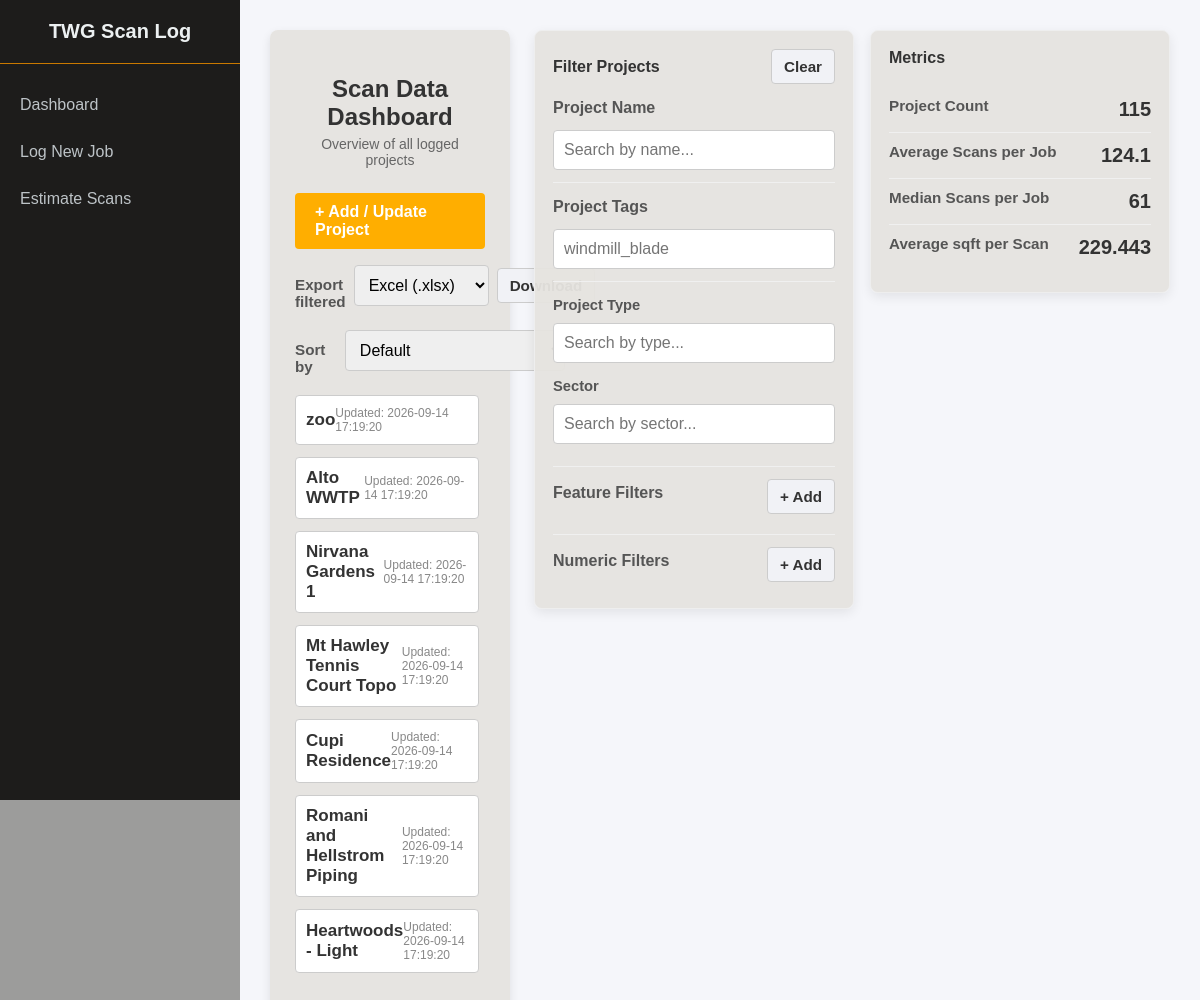
The page / on the database its author committed.
### db.py (models this page shows)
class Base(DeclarativeBase):
    pass

class Project(Base):
    __tablename__ = "projects"
    __table_args__ = (
        CheckConstraint("sqft > 0", name="ck_projects_sqft_positive"),
        CheckConstraint("levels > 0", name="ck_projects_levels_positive"),
        CheckConstraint("partition_density >= 0", name="ck_projects_partition_density_nonnegative"),
        CheckConstraint("site_condition BETWEEN 1 AND 3", name="ck_projects_site_condition_range"),
        CheckConstraint("coverage BETWEEN 0 AND 1", name="ck_projects_coverage_range"),
        CheckConstraint("scan_count > 0", name="ck_projects_scan_count_positive"),
    )
    id: Mapped[int] = mapped_column(Integer, primary_key=True)
    project_name: Mapped[str] = mapped_column(String(255), unique=True, index=True)
    project_type: Mapped[str] = mapped_column(String(100))
    sector: Mapped[str] = mapped_column(String(100))
    sqft: Mapped[int] = mapped_column(Integer)
    levels: Mapped[int] = mapped_column(Integer)
    partition_density: Mapped[int] = mapped_column(Integer)
    site_condition: Mapped[int] = mapped_column(Integer)
    interior: Mapped[bool] = mapped_column(Boolean)
    exterior: Mapped[bool] = mapped_column(Boolean)
    roof: Mapped[bool] = mapped_column(Boolean)
    coverage: Mapped[float] = mapped_column(Float)
    scan_count: Mapped[int] = mapped_column(Integer)
    tags: Mapped[str | None] = mapped_column(Text, nullable=True, default="[]")
    created_at: Mapped[dt.datetime] = mapped_column(DateTime, default=lambda: dt.datetime.now(dt.UTC))
    updated_at: Mapped[dt.datetime] = mapped_column(DateTime, default=lambda: dt.datetime.now(dt.UTC), onupdate=lambda: dt.datetime.now(dt.UTC))

### app.py (the view)
@app.route("/")
def home():
    all_jobs = db.list_projects(DATABASE_URL)
    return render_template("index.html", jobs=all_jobs)

### app.py (called while the page is built)
@app.after_request
def add_security_headers(response):
    response.headers.setdefault("X-Content-Type-Options", "nosniff")
    response.headers.setdefault("X-Frame-Options", "SAMEORIGIN")
    response.headers.setdefault("Referrer-Policy", "strict-origin-when-cross-origin")
    return response

### db.py (called while the page is built, shortened)
def get_engine(database_url=None):
    global _engine
    url = database_url or DATABASE_URL
    return _engine

def get_session_factory(database_url=None):
    global _Session
    engine = get_engine(database_url)
    if _Session is None or _Session.kw.get("bind") is not engine:
        _Session = sessionmaker(bind=engine, expire_on_commit=False)
    return _Session

def init_db(database_url=None):
    engine = get_engine(database_url)
    Base.metadata.create_all(engine)
    if engine.dialect.name == "sqlite":
        with engine.begin() as connection:
            columns = connection.execute(text("PRAGMA table_info(projects)")).fetchall()
            if not any(column[1] == "tags" for column in columns):
                connection.execute(text("ALTER TABLE projects ADD COLUMN tags TEXT DEFAULT '[]'"))

def decode_tags(value):
    if not value:
        return []
    try:
        tags = json.loads(value) if isinstance(value, str) else value
        return validation.parse_tags(tags) if isinstance(tags, (list, tuple)) else []
    except (TypeError, ValueError, json.JSONDecodeError):
        return []

def project_to_dict(project):
    return {
        "id": project.id,
        "project_name": project.project_name,
        "project_type": project.project_type,
        "sector": project.sector,
        "sqft": project.sqft,
        "levels": project.levels,
        "partition_density": project.partition_density,
        "site_condition": project.site_condition,
        "interior": "y" if project.interior else "n",
        "exterior": "y" if project.exterior else "n",
        "roof": "y" if project.roof else "n",
        "coverage": project.coverage,
        "scan_count": project.scan_count,
        "tags": decode_tags(project.tags),
        "timestamp": project.updated_at.strftime("%Y-%m-%d %H:%M:%S") if project.updated_at else "",
    }

def list_projects(database_url=None):
    init_db(database_url)
    with get_session_factory(database_url)() as session:
        projects = session.scalars(select(Project).order_by(Project.id)).all()
        return [project_to_dict(project) for project in projects]

### templates/index.html (shortened to what this page needs)
{% extends 'base.html' %}
{% block content %}
<div class="dashboard-shell">
    <div class="dashboard-main">
        <div class="dashboard-container">
            <h2>Scan Data Dashboard</h2>
            <div class="subtitle">Overview of all logged projects</div>
            <div class="dashboard-toolbar">
                <a href="/form" class="btn">+ Add / Update Project</a>
                <div class="dashboard-toolbar-actions">
                    <div class="export-controls">
                        <label for="export_format" class="sort-label">Export filtered</label>
                        <select id="export_format" class="sort-select">
                            <option value="xlsx">Excel (.xlsx)</option>
                        </select>
                        <button type="button" id="export_projects" class="btn-secondary">Download</button>
                    </div>
                    <div class="sort-controls">
                    <label for="sort_by" class="sort-label">Sort by</label>
                    <select id="sort_by" class="sort-select">
                        <option value="default">Default</option>
                    </select>
                    </div>
                </div>
            </div>
            <div class="dashboard-scroll-area">
                {% if jobs %}
                    <div id="projects_list">
                        {% for job in jobs %}
                            <details class="project-card"
                                     data-project-id="{{ job.id }}"
                                     data-project-name="{{ job.project_name|default('')|string }}"
                                     data-tags='{{ job.tags|default([])|tojson }}'
                                     data-project-type="{{ job.project_type|default('')|string }}"
                                     data-sector="{{ job.sector|default('')|string }}"
                                     data-sqft="{{ job.sqft|default('')|string }}"
                                     data-levels="{{ job.levels|default('')|string }}"
                                     data-partition-density="{{ job.partition_density|default('')|string }}"
                                     data-site-condition="{{ job.site_condition|default('')|string }}"
                                     data-interior="{{ job.interior|default('')|string|lower }}"
                                     data-exterior="{{ job.exterior|default('')|string|lower }}"
                                     data-roof="{{ job.roof|default('')|string|lower }}"
                                     data-coverage="{{ job.coverage|default('')|string }}"
                                     data-scan-count="{{ job.scan_count|default('')|string }}"
                                     data-timestamp="{{ job.timestamp|default('')|string }}">
                                <summary>
                                    <span>{{ job.project_name }}</span>
                                    <span class="timestamp-badge">Updated: {{ job.timestamp }}</span>
                                </summary>
                            </details>
                        {% endfor %}
                    </div>
                {% else %}
                    <div class="no-data">No logged project entries found in the spreadsheet data pool.</div>
                {% endif %}
            </div>
        </div>
    </div>
    <div class="dashboard-side-panels">
        <aside class="side-panel">
            <div class="filter-panel-header">
                <h3>Filter Projects</h3>
                <button type="button" id="clear_filters" class="btn-secondary">Clear</button>
            </div>
            <div class="filter-group">
                <label class="filter-group-title" for="dashboard_search">Project Name</label>
                <input type="text" id="dashboard_search" placeholder="Search by name..." autocomplete="off">
            </div>
            <div class="filter-group">
                <label class="filter-group-title" for="filter_tags">Project Tags</label>
                <input type="text" id="filter_tags" placeholder="windmill_blade" autocomplete="off">
            </div>
            <div class="filter-group">
                <label class="filter-control">
                    <span>Project Type</span>
                    <input type="text" id="filter_project_type" placeholder="Search by type..." autocomplete="off">
                </label>
                <label class="filter-control">
                    <span>Sector</span>
                    <input type="text" id="filter_sector" placeholder="Search by sector..." autocomplete="off">
                </label>
            </div>
            <div class="filter-group">
                <div class="filter-section-header">
                    <div class="filter-group-title">Feature Filters</div>
                    <button type="button" id="add_feature_filter" class="btn-secondary btn-small">+ Add</button>
                </div>
            </div>
            <div class="filter-group">
                <div class="filter-section-header">
                    <div class="filter-group-title">Numeric Filters</div>
                    <button type="button" id="add_numeric_filter" class="btn-secondary btn-small">+ Add</button>
                </div>
            </div>
        </aside>
        <aside class="side-panel metrics-panel">
            <div class="filter-panel-header">
                <h3>Metrics</h3>
            </div>
            <div class="metrics-placeholder">
                <div class="metric-row">
                    <div class="filter-group-title">Project Count</div>
                    <div id="metrics_count" class="metric-value">—</div>
                </div>
                <div class="metric-row">
                    <div class="filter-group-title">Average Scans per Job</div>
                    <div id="metrics_avg" class="metric-value">—</div>
                </div>
                <div class="metric-row">
                    <div class="filter-group-title">Median Scans per Job</div>
                    <div id="metrics_median" class="metric-value">—</div>
                </div>
                <div class="metric-row">
                    <div class="filter-group-title">Average sqft per Scan</div>
                    <div id="metrics_sqft_per_scan" class="metric-value">—</div>
                </div>
            </div>
        </aside>
    </div>
</div>
{% endblock %}

### templates/base.html (shortened to what this page needs)
<!DOCTYPE html>
<html lang="en">
<head>
    <link rel="stylesheet" href="{{ url_for('static', filename='style.css') }}">
</head>
<body>
    <div class="app-layout">
        <aside class="sidebar">
            <div class="sidebar-brand">TWG Scan Log</div>
            <nav class="sidebar-nav">
                <a href="/" class="nav-item">Dashboard</a>
                <a href="/form" class="nav-item">Log New Job</a>
                <a href="/predict" class="nav-item">Estimate Scans</a>
            </nav>
        </aside>
        <main class="main-content">
            {% block content %}{% endblock %}
        </main>
    </div>
</body>
</html>

### rows shown on the page
Project: project_name "zoo", timestamp "2026-09-14 17:19:20"
Project: project_name "Alto WWTP", timestamp "2026-09-14 17:19:20"
Project: project_name "Nirvana Gardens 1", timestamp "2026-09-14 17:19:20"
Project: project_name "Mt Hawley Tennis Court Topo", timestamp "2026-09-14 17:19:20"
Project: project_name "Cupi Residence", timestamp "2026-09-14 17:19:20"
Project: project_name "Romani and Hellstrom Piping", timestamp "2026-09-14 17:19:20"
Project: project_name "Heartwoods - Light", timestamp "2026-09-14 17:19:20"
